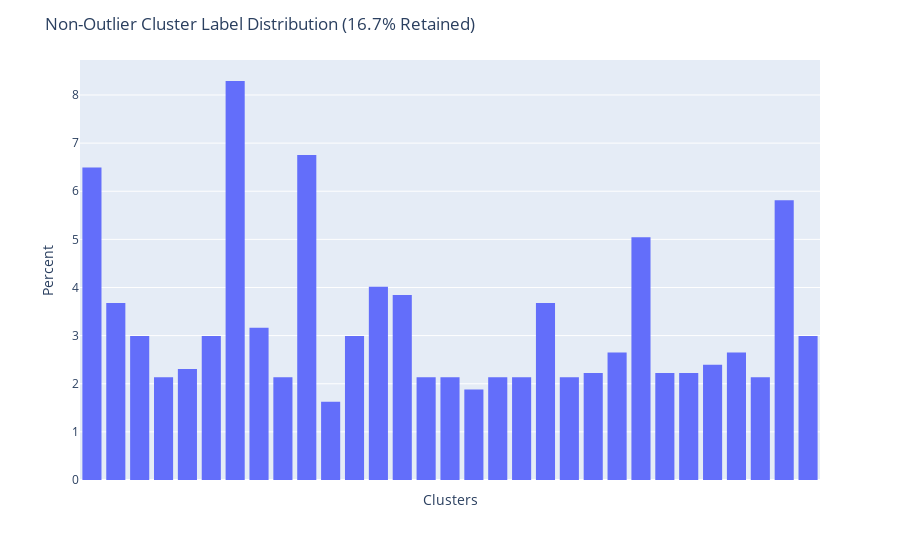

Notebook code for this chart:
### Markdown cell above
### Plot Cluster Label Distribution

To get another perspective on the validation question clusters, we plot below the percent-weighted histogram of the non-outlier cluster labels. This gives us a sampled distributional view of the "core" topics in which users ask questions about within this domain, allowing us to make an estimates on the expected relative frequency of seeing these question topics in the data-source forum.

### Code cell
fig = px.histogram(
    df[df['label'] != -1], x='summary', 
    histnorm='percent', nbins=len(df['label'].unique()))
fig.update_layout(
    title='Non-Outlier Cluster Label Distribution ({:.1f}% Retained)'.format(perc_labeled),
    xaxis={'title': 'Clusters', 'showticklabels': False},
    yaxis={'title': 'Percent'}
)
fig.show()

### Figure 1 — Plotly figure (JSON) as saved in the notebook; plotly's stock layout.template omitted (floating-point values rounded to 4 significant figures; data arrays with more than 128 entries replaced by an {"elided": "..."} marker saying what was removed)
{"data": [{"alignmentgroup": "True", "bingroup": "x", "histnorm": "percent", "hovertemplate": "summary=%{x}<br>count=%{y}<extra></extra>", "legendgroup": "", "marker": {"color": "#636efa"}, "name": "", "nbinsx": 32, "offsetgroup": "", "orientation": "v", "showlegend": false, "type": "histogram", "x": {"elided": "1170 str values"}, "xaxis": "x", "yaxis": "y"}], "layout": {"barmode": "relative", "legend": {"tracegroupgap": 0}, "margin": {"t": 60}, "title": {"text": "Non-Outlier Cluster Label Distribution (16.7% Retained)"}, "xaxis": {"anchor": "y", "domain": [0, 1], "showticklabels": false, "title": {"text": "Clusters"}}, "yaxis": {"anchor": "x", "domain": [0, 1], "title": {"text": "Percent"}}}}
